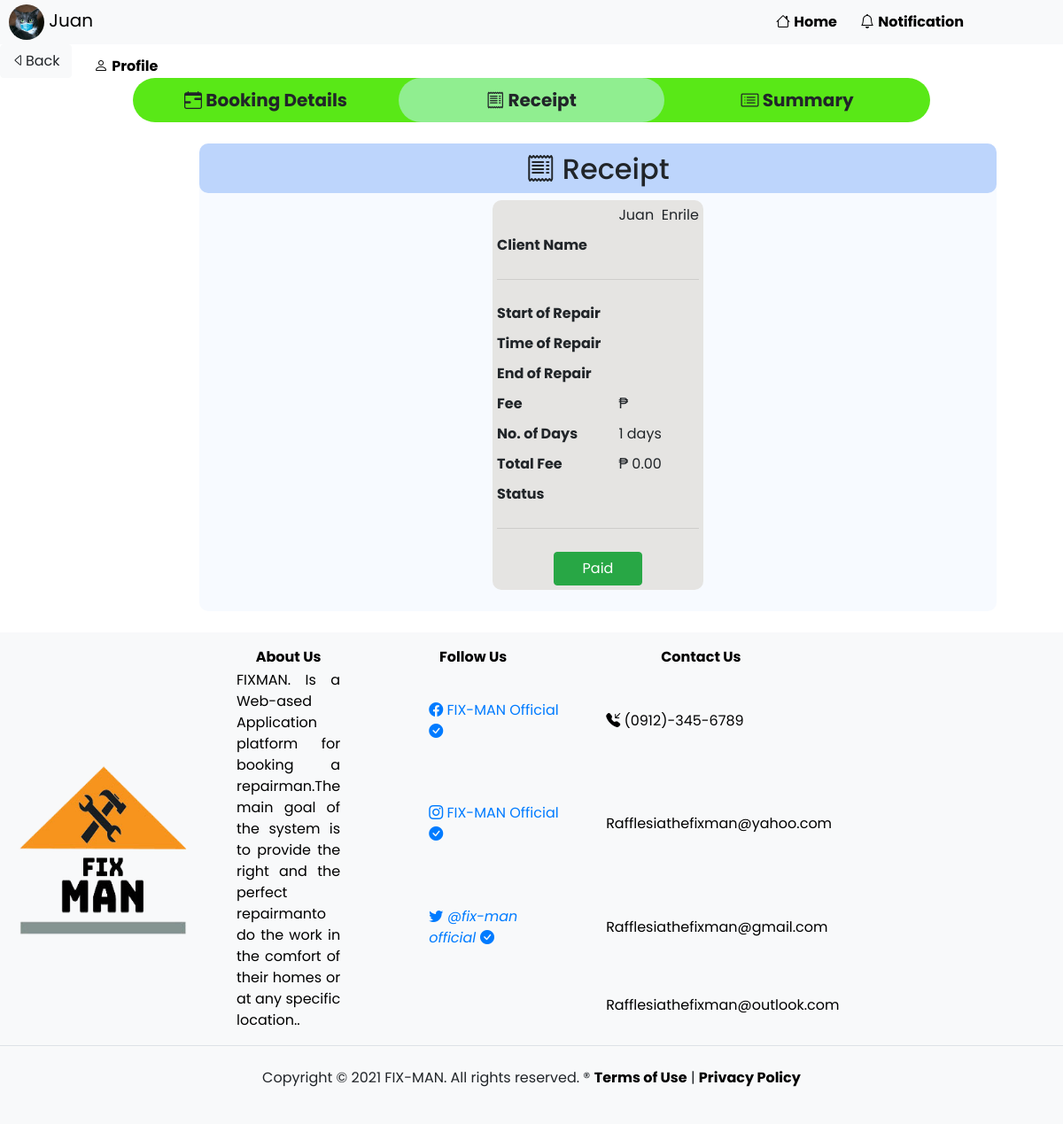
Page /repairman/repairmanviewbookingstep2.php (signed in) on the committed database.
### tables this page shows
CREATE TABLE `repairman` (
  `repairmanid` int(11) NOT NULL,
  `fname` varchar(50) NOT NULL,
  `mname` varchar(50) NOT NULL,
  `lname` varchar(50) NOT NULL,
  `age` int(11) NOT NULL,
  `bdate` date NOT NULL,
  `address` varchar(50) NOT NULL,
  `contactno` varchar(50) NOT NULL,
  `gender` varchar(50) NOT NULL,
  `username` varchar(50) NOT NULL,
  `password` varchar(50) NOT NULL,
  `email` varchar(50) NOT NULL,
  `category` varchar(50) NOT NULL,
  `experience` varchar(50) NOT NULL,
  `fee` decimal(11,2) NOT NULL,
  `documents` varchar(100) NOT NULL,
  `documents2` varchar(50) NOT NULL,
  `documents3` varchar(50) NOT NULL,
  `profilepix` varchar(200) NOT NULL,
  `user_type` varchar(50) NOT NULL,
  `status` varchar(50) NOT NULL,
  `transaction` varchar(50) NOT NULL,
  `paymentopt` varchar(11) NOT NULL
);

### repairman/repairmanviewbookingstep2.php (the view, shortened to what this page needs)
<?php
	include('../includes/config.php');
	$repairmanid = $_SESSION['repairmanid'];
	  $sqlendob = mysqli_query($database, "SELECT * FROM booking WHERE endob = '$endob' AND status = 'Approved'");
	  $checkendob = mysqli_num_rows($sqlendob);
	  $results = mysqli_query($database, "SELECT * FROM repairman WHERE repairmanid = '$repairmanid'");
	  while ($res = mysqli_fetch_array($results))
	  {
	    $fname = $res['fname'];
	    $rlname = $res['lname'];
	    $profilepix = $res['profilepix'];
	  }
	  $add = "1";
	  $date1 = date_create($dateob);
	  $date2 = date_create($endob);
	  $days = date_diff($date1,$date2);
	  $totaldays = (int)$days->format("%R%a") + (int)$add;
	  $totalfee = (int)$totaldays * (int)$fee;
?>
<!DOCTYPE html>
<html>
<head>
    <link rel="stylesheet" href="https://maxcdn.bootstrapcdn.com/bootstrap/4.0.0/css/bootstrap.min.css">
    <link rel="stylesheet" href="https://cdn.jsdelivr.net/npm/bootstrap-icons@1.4.0/font/bootstrap-icons.css">
    <link rel="stylesheet" type="text/css" href="repairman.css">
</head>
<body>
<?php
  include('repairmanheader.php')
?>
<a href="repairmanviewbookings.php"><button class="btn btn-light"><i class="bi bi-caret-left"></i>Back</button></a>
<div class="container-fluid text-center">
	<div class="row content">
		<div class="col-lg-12" align="left">
		<center><table class="steps" border="0" style="background-color:#59E817;border-radius:25px">
    		<thead><tr>
    			<th><i class="bi bi-calendar-range"></i> Booking Details </th>
    			<th style="background-color:lightgreen"><i class="bi bi-receipt"></i> Receipt</th>
    			<th><i class="bi bi-card-list"></i> Summary</th>
    		</tr></thead>
    	</table></center><br>
    	</div>
   <div align="left" style="background-color:#F7FAFF;width:900px;border-radius:10px;margin-left:225px">
   	<center>
   		<label style="padding-top:10px;background-color:#bdd5fc;width:900px;border-radius:10px"><b><h2><i class="bi bi-receipt"></i> Receipt</h2></b></label>
   			<table class="receipt" style="background-color:#E5E4E2; border-radius:10px;">
	          <form action="#.php" method="post">
	          <tr>
	            <td><b><?php echo$category?></b></td>
	            <td></td>
	            <td><?php echo $fname; echo str_repeat('&nbsp;', 2); echo $rlname?></td>
	          </tr>
	          <tr>
	            <td><b>Client Name</b></td>
	            <td></td>
	            <td><?php echo $cfname; echo str_repeat('&nbsp;', 2); echo $clname?></td>
	          </tr>
	          <tr>
				<tr><td colspan="3"><hr></td></tr>
	          </tr>
	          <tr>
	            <td><b>Start of Repair</b></td>
	            <td></td>
	            <td><?php echo $newdateob;?></td>
	          </tr>
	          <tr>
	            <td><b>Time of Repair</b></td>
	            <td></td>
	            <td><?php echo $newtimeob;?></td>
	          </tr>
	          <?php
	          if($checkendob == '1')
	            {
	              echo '<tr>';
	              echo '<td><b>End of Repair</b></td>';
	              echo '<td></td>';
	              echo '<td><input class="form-control" type="date" name="endob"></td>';
	              echo '</tr>';
	            }
	          else
	            {
	                echo '<tr>';
	                echo '<td><b>End of Repair</b></td>';
	                echo '<td></td>';
	                echo '<td>'.$newendob;'</td>';
	                echo '</tr>';
	            }
	          ?>
	          <tr>
	            <td><b>Fee</b></td>
	            <td></td>
	            <td>₱ <?php echo $fee?></td>
	          </tr>
	          <?php
	          if($checkendob == '1')
	            {
	           	  echo '<tr>';
	              echo '<td><b>Status</b></td>';
	              echo '<td></td>'; ?>
	              <td><?php if($status == 'Approved'){echo '<font style="color:green">'.$status;}else{echo '<font style="color:red">'.$status;}?></td>
	        <?php echo '</tr>';
	              echo '<tr>';
	              echo '<td></td><td></td>';
	              echo '<td colspan="5" align="center"><input class="btn btn-success" type="submit" name="setdate" value="Confirm"></td>';
	              echo '</tr>';
	            }
	          else
	            {
	                echo '<tr>';
	                echo '<td><b>No. of Days</b></td>';
	                echo '<td></td>';
	                echo '<td>'.$totaldays.' days</td>';
	                echo '</tr>';
	                echo '<tr>';
	                echo '<td><b>Total Fee</b></td>';
	                echo '<td></td>';
	                echo '<td> ₱ '.number_format($totalfee, 2);'</td>';
	                echo '</tr>';
	                echo '<tr>';
	                echo '<td><b>Status</b></td>';
	                echo '<td></td>'; ?>
	                <td><?php if($status == 'Approved'){echo '<font style="color:green">'.$status;}else{echo '<font style="color:red">'.$status;}?></td>
	          <?php echo '</tr>';
	                echo '<tr><td colspan="3"><hr></td></tr>';
	                if($status != 'Paid')
	                {
		                echo '<tr>';
		                echo '<td colspan="5" align="center"><input style="width:100px" class="btn btn-success" type="submit" name="paid" value="Paid" onclick="return confirm("Payment Confirm?")"></td>';
		                echo '</tr>';
	                }
	            }
	          ?>
	          </form>
	        </table>
   	</center><br>
   </div>
  </div>
</div>
<br>
<?php include('../includes/footer.php') ?>
</body>
</html>

### repairman/repairmanheader.php (shortened to what this page needs)
<nav class="bg-light" style="height:50px;">
  <div class="row">
    <div style="width:895px">
      <a class="navbar-brand" href="repairmanprofile.php" style="color:black !important;margin-left:25px"><img src="../profilepix/<?php echo $profilepix ?>" style="width:40px;height:40px;border-radius:100px"> <?php echo $fname?></a>
    </div>
    <div style="width:100px;">
      <a class="nav-link" href="repairmanhomepage.php" style="color:black !important;padding-top:13px;margin-left:-20px"><span class="bi bi-house"></span> <b>Home&emsp;</b></a>
    </div>
    <div style="width:150px;">
      <a class="nav-link" href="#" id="notification" role="button" data-toggle="dropdown" aria-haspopup="true" aria-expanded="false" style="color:black !important;padding-top:13px;margin-left:-25px"><i class="bi bi-bell"></i>
          <b>Notification</b>
        </a>
    </div>
    <div style="width:140px;">
      <a class="nav-link" href="#" id="messages" role="button" data-toggle="dropdown" aria-haspopup="true" aria-expanded="false" style="color:black !important;padding-top:13px;margin-left:-25px"><i class="bi bi-chat-dots"></i></i>
            <b>Messages </b>
          </a>
    </div>
    <div style="width:90px;">
      <a class="nav-link" href="#" id="profile" role="button" data-toggle="dropdown" aria-haspopup="true" aria-expanded="false" style="color:black !important;padding-top:13px;margin-left:-35px"><i class="bi bi-person"></i>
          <b>Profile</b>
        </a>
    </div>
  </div>
</nav>

### repairman/repairman.css (style rules this page uses)
body { font-family: 'Poppins', sans-serif !important; height: auto; background-position: center; background-repeat: no-repeat; background-size: cover; font-size: 1em !important; }

### repairman/repairmanviewbookingstep2.php (style rules this page uses)
.steps th { padding: 5px; text-align: center; width: 300px; height: 50px; border-radius: 50px; font-size: 20px; }
.receipt td { padding: 5px; }

### rows in the picture
repairman: profilepix (picture), fname "Juan", lname "Enrile"

### other values in the picture
$totaldays "1"
$totalfee "0.00"
